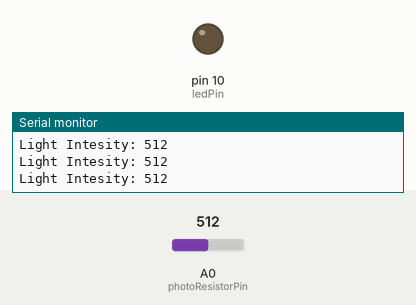
The sketch below on a simulated Arduino Uno, built with avr-gcc and run on an emulated ATmega328P. Shown: output pins drawn as LEDs (lit = HIGH), the last lines printed to the serial monitor. The test bench sets the inputs (shaded band); at power-on: A0 (photoResistorPin) = 512.

Above: at 1.2 s.
1.3 s: A0 (photoResistorPin) set to 28
2.8 s: A0 (photoResistorPin) set to 23
At 3.8 s:
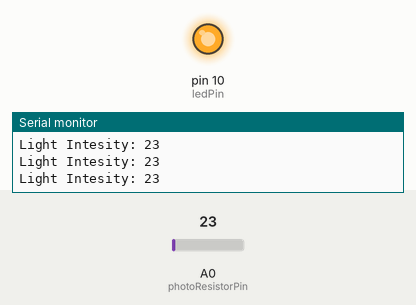
4.5 s: A0 (photoResistorPin) set to 122
At 5.0 s:
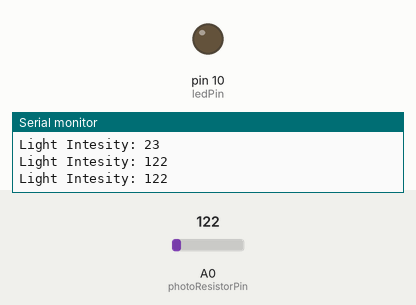
6.0 s: A0 (photoResistorPin) set to 15
At 7.4 s:
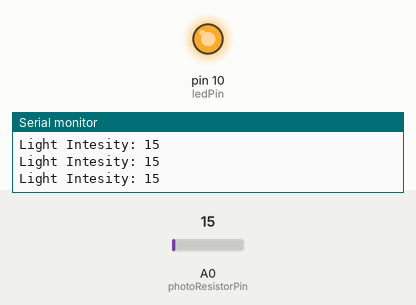
Timing chart, 0 to 8.5 s (numbered marks = the images above; inputs shaded):
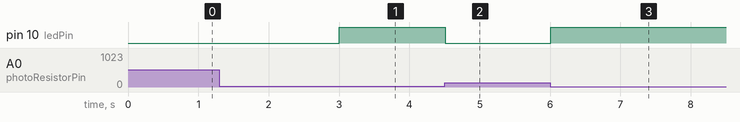

The sketch:

Blue_LuminDetector.ino
```cpp
const int photoResistorPin = A0;
const int ledPin = 10;
int lightAmount = 0;
int threshold = 25;

unsigned previousMs = 0;
const long intreval = 250;

void setup() {
  Serial.begin(9600);
  pinMode(10, OUTPUT);
};

void loop() {
  unsigned long currentMs = millis();
  lightAmount = analogRead(photoResistorPin);

  if (currentMs - previousMs >= intreval) {
    previousMs = currentMs;
    Serial.print("Light Intesity: ");
    Serial.println(lightAmount);
  }


  if (lightAmount < threshold) {
    digitalWrite(10, HIGH);

  } else {
      digitalWrite(10, LOW);
    }

  delay(250);
}
```

Measured:
- the behaviour switches between 25 and 24 on A0 (photoResistorPin) (found by bisection; images 0 and 1)
- after the input at 2.8 s, pin 10 (ledPin): LOW → HIGH after 0.20 s
- after the input at 4.5 s, pin 10 (ledPin): HIGH → LOW at once
- after the input at 6.0 s, pin 10 (ledPin): LOW → HIGH at once
